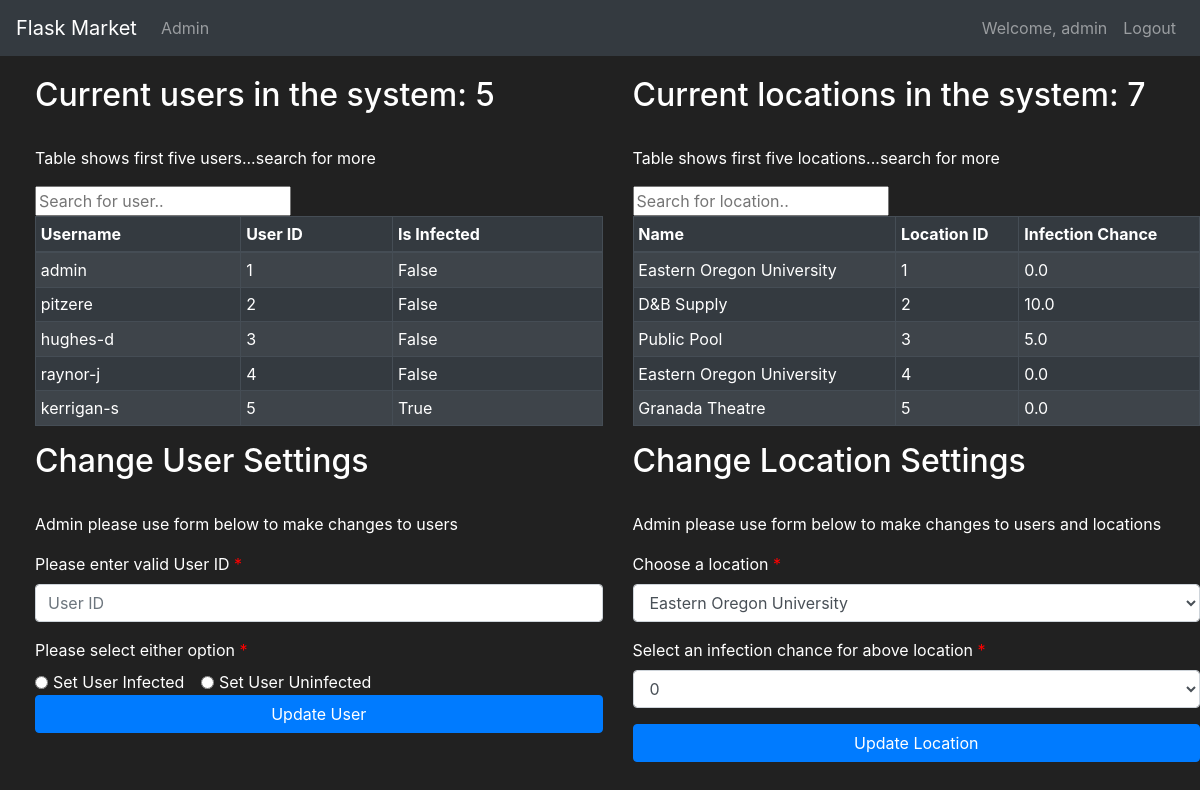
The page /admin (signed in) on the database its author committed.
### tracker/models.py (models this page shows, shortened)
class User(db.Model, UserMixin):
    first = db.Column(db.String(length=30), nullable=False)
    last = db.Column(db.String(length=30), nullable=False)
    username = db.Column(db.String(length=30), nullable=False, unique=True)
    password_hash = db.Column(db.String(length=60), nullable=False)
    is_infected = db.Column(db.Boolean(), nullable=False, default=False)
    infection_chance = db.Column(db.Float(), nullable=False, default=0)
    id = db.Column(db.Integer(), primary_key=True)
    @property
    def password(self):
        return self.password

class Location(db.Model):
    id = db.Column(db.Integer(), primary_key=True)
    name = db.Column(db.String(length=30), nullable=False)
    infection = db.Column(db.Float(), nullable=False, default=0.0)
    owner = db.Column(db.Integer(), db.ForeignKey('user.id'))
    date = db.Column(db.Date(), default='2020-01-01 12:00')
    time = db.Column(db.Time(), default='00:00')

### tracker/routes.py (the view, shortened to what this page needs)
@app.route('/admin', methods=['GET', 'POST'])
@login_required
def admin_page():
    admin_form = EnterDataForm()
    if current_user.username == 'admin':
        if request.method == "GET":
            locations = Location.query.all()
            users = User.query.all()
            return render_template('admin.html', admin_form=admin_form, users=users, locations=locations)
    else:
        flash(f'The account {current_user.username} does not have adequate privileges for this page', category='danger')
        return redirect(url_for('home_page'))

### tracker/forms.py (shortened to what this page needs)
class EnterDataForm(FlaskForm):
    enter_data = SubmitField(label='Enter Data')
    update_user = SubmitField(label='Update User')
    update_location = SubmitField(label='Update Location')

### tracker/models.py (called while the page is built)
@login_manager.user_loader
def load_user(user_id):
    return User.query.get(int(user_id))

### tracker/templates/admin.html (shortened to what this page needs)
{% extends 'base.html' %}
{% block content %}
<div class="row" style="margin-top: 20px; margin-left: 20px;">
    <div class="col-6">
        <h2>Current users in the system: {{ users|length }}</h2>
        <br />
        <p>Table shows first five users...search for more</p>
        <label for="userInput"></label><input type="text" id="userInput" onkeyup="searchUser()" placeholder="Search for user.." />
        <table id="userTable" class="table table-striped table-bordered table-sm table-dark">
            <thead>
                <tr>
                    <th class="th-sm">Username</th>
                    <th class="th-sm">User ID</th>
                    <th class="th-sm">Is Infected</th>
                </tr>
            </thead>
            <tbody>
                {% if users|length >= 5 %} {% for i in range(5) %}
                <tr>
                    <td>{{ users[i].username }}</td>
                    <td>{{ users[i].id }}</td>
                    <td>{{ users[i].is_infected }}</td>
                </tr>
                {% endfor %} {% endif %}
            </tbody>
        </table>
    </div>
    <div class="col-6">
        <h2>Current locations in the system: {{ locations|length }}</h2>
        <br />
        <p>Table shows first five locations...search for more</p>
        <label for="locationInput"></label><input type="text" id="locationInput" onkeyup="searchLocation()" placeholder="Search for location.." />
        <table id="locationTable" class="table table-striped table-bordered table-sm table-dark">
            <thead>
                <tr>
                    <th class="th-sm">Name</th>
                    <th class="th-sm">Location ID</th>
                    <th class="th-sm">Infection Chance</th>
                </tr>
            </thead>
            <tbody>
                {% if users|length >= 5 %} {% for i in range(5) %}
                <tr>
                    <td>{{ locations[i].name }}</td>
                    <td>{{ locations[i].id }}</td>
                    <td>{{ locations[i].infection }}</td>
                </tr>
                {% endfor %} {% endif %}
            </tbody>
        </table>
    </div>
    <div class="col-6">
        <h2>Change User Settings</h2>
        <br />
        <p>Admin please use form below to make changes to users</p>
        <form method="POST">
            <label class="control-label requiredField" for="userID">
                Please enter valid User ID
                <span class="asteriskField">
                    *
                </span>
            </label>
            <div class="form-group">
                <input class="form-control" type="number" placeholder="User ID" name="userID" id="userID">
            </div>
            <label class="control-label requiredField" for="options">
                Please select either option
                <span class="asteriskField">
                    *
                </span>
            </label>
            <br>
            <div class="form-check form-check-inline">
                <input class="form-check-input" type="radio" name="options" id="inlineRadio1" value="infected">
                <label class="form-check-label" for="inlineRadio1">Set User Infected</label>
            </div>
            <div class="form-check form-check-inline">
                <input class="form-check-input" type="radio" name="options" id="inlineRadio2" value="uninfected">
                <label class="form-check-label" for="inlineRadio2">Set User Uninfected</label>
            </div>
            <div class="form-group">
                <div>
                    <button class="btn btn-primary btn-block" name="submit_b" value="submit_a"> Update User </button>
                </div>
            </div>
        </form>
    </div>
    <div class="col-6">
        <h2>Change Location Settings</h2>
        <br />
        <p>Admin please use form below to make changes to users and locations</p>
        <form method="POST">
            <label class="control-label requiredField" for="Location">
                Choose a location
                <span class="asteriskField">
                    *
                </span>
            </label>
            <div class="form-group">
                <select class="select form-control" id="Location" name="Location">
                    <option value="Eastern Oregon University"> Eastern Oregon University </option>
                </select>
            </div>
            <label class="control-label requiredField" for="locationVal">
                Select an infection chance for above location
                <span class="asteriskField">
                    *
                </span>
            </label>
            <div class="form-group">
                <select class="select form-control" id="locationVal" name="locationVal">
                    {% for i in range(101) %}
                    <option value="{{ i }}"> {{ i }} </option>
                    {% endfor %}
                </select>
            </div>
            <div class="form-group">
                <div>
                    <button class="btn btn-primary btn-block" name="submit_a" value="submit_a"> Update Location </button>
                </div>
            </div>
        </form>
    </div>
</div>
{% endblock %}

### tracker/templates/base.html (shortened to what this page needs)
<!doctype html>
<html lang="en">
<head>
	<link rel="stylesheet" href="https://cdn.jsdelivr.net/npm/bootstrap@4.5.3/dist/css/bootstrap.min.css">
</head>
<body>
	<nav class="navbar navbar-expand-md navbar-dark bg-dark"> <a class="navbar-brand" href="#">Flask Market</a>
		<div class="collapse navbar-collapse" id="navbarNav">
			<ul class="navbar-nav mr-auto">
                {% if current_user.username == 'admin' %}
                    <li class="nav-item"> <a class="nav-link" href="{{ url_for('admin_page') }}">Admin</a> </li>
                {% endif %}
			</ul>
			{% if current_user.is_authenticated %}
			<ul class="navbar-nav">
				<li class="nav-item"> <a class="nav-link">Welcome, {{ current_user.username }}</a> </li>
				<li class="nav-item"> <a class="nav-link" href="{{ url_for('logout_page') }}">Logout</a> </li>
			</ul> {% else %}
			<ul class="navbar-nav">
				<li class="nav-item"> <a class="nav-link" href="{{ url_for('login_page') }}">Login</a> </li>
				<li class="nav-item"> <a class="nav-link" href="{{ url_for('register_page') }}">Register</a> </li>
			</ul> {% endif %} </div>
	</nav>
	{% block content %}
	{% endblock %}
	<link rel="stylesheet" href="https://cdnjs.cloudflare.com/ajax/libs/bootstrap-datepicker/1.4.1/css/bootstrap-datepicker3.css" /> </body>
</html>

### tracker/templates/admin.html (style rules this page uses)
.asteriskField { color: red; }

### tracker/templates/base.html (style rules this page uses)
body { background-color: #212121; color: white }

### rows shown on the page
User: username "admin", username "admin", id "1", is_infected "False"
User: username "pitzere", id "2", is_infected "False"
User: username "hughes-d", id "3", is_infected "False"
User: username "raynor-j", id "4", is_infected "False"
User: username "kerrigan-s", id "5", is_infected "True"
Location: name "Eastern Oregon University", id "1", infection "0.0"
Location: name "D&B Supply", id "2", infection "10.0"
Location: name "Public Pool", id "3", infection "5.0"
Location: name "Eastern Oregon University", id "4", infection "0.0"
Location: name "Granada Theatre", id "5", infection "0.0"

### other values the page prints
{{ users|length }} "5"
{{ locations|length }} "7"
form field locationVal "0"
